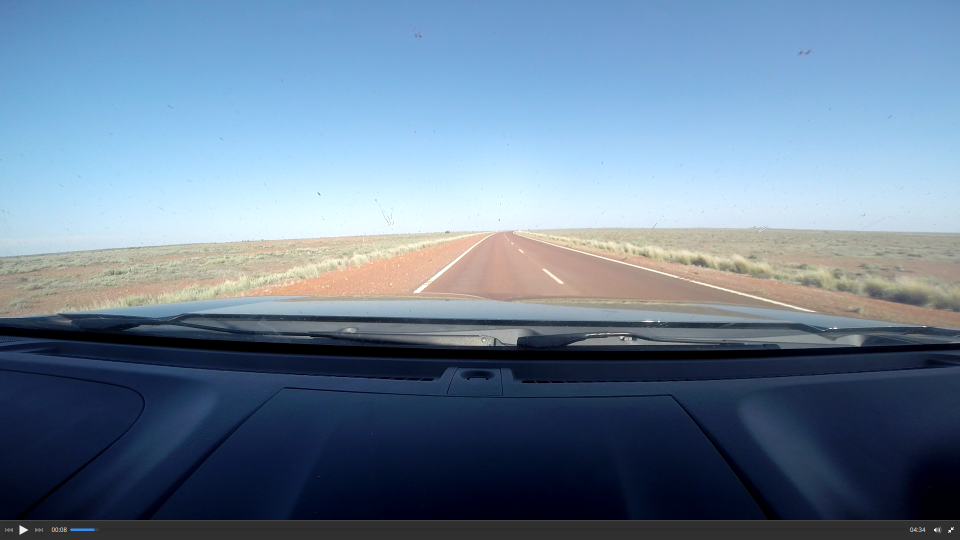
#> input picture test2.png, 1920 x 1080 px (shown at 1/2 size); its folder holds only this picture in this run
$ python -i new_python.py   (imports and definitions only)
#> lines starting #> are read from the running program, lines starting #| are printed output that depends on the picture; after the words box and inside, x2 and y2 are one past the last pixel; in counts of white or black regions, pixels touching at a corner belong together
#> further down, picture is the input picture: shape (1080, 1920, 3); mean B, G, R 150.3, 127.5, 105.5
import matplotlib.pyplot as plt
import numpy as np
import math
import sys
import cv2
from moviepy.editor import VideoFileClip
from IPython.display import HTML
#from __future__ import print_function


def region_of_interest( img, vertices):
    # Define a blank matrix that matches the image height/width.
    mask = np.zeros_like(img)
    # Create a match color with the same color channel counts.
    match_mask_color = 255
    # Fill inside the polygon
    cv2.fillPoly(mask, vertices, match_mask_color)
    # Returning the image only where mask pixels match
    masked_image = cv2.bitwise_and(img, mask)
    return masked_image

def draw_lines( img, lines, color=[255, 0, 255], thickness=5):
    # If there are no lines to draw, exit.
    if lines is None:
        return

    # Create a blank image that matches the original in size.
    line_img = np.zeros(
        (
            img.shape[0],
            img.shape[1],
            3
        ),
        dtype=np.uint8,
    )

    # Loop over all lines and draw them on the blank image.
    for line in lines:
        for x1, y1, x2, y2 in line:
            cv2.line(line_img, (x1, y1), (x2, y2), color, thickness)

    # Merge the image with the lines onto the original.
    img = cv2.addWeighted(img, 0.8, line_img, 1.0, 0.0)

    # Return the modified image.
    return img
def find_pt_inline(p1, p2, y):
    """
    point-slope formula in order to find a point that is present on the line
    that passes through our vanishing point (vp).
    input: points p1, p2, and y. They come is as tuples [x, y]
    using the point-slope formula: y - b = m(x - a)
    y: y-coordinate of desired point on the line
    x: x-coordinate of desired point on the line
    m: slope
    b: y-coordinate of p1
    a: x-coodrinate of p1
    x = p1x + (1/m)(y - p1y)
    """
    m_inv = (p2[0] - p1[0]) / float(p2[1] - p1[1])
    delta_y = (y - p1[1])
    x = p1[0] + m_inv * delta_y
    return [x, y]


def detectLines( image):
    # Read in the image and print some stats

    #region of interests 333
    corners = [(985, 465), (800, 582),(1200, 582)]


    # plt.imshow(cropped_image)
    plt.show()

    #add greyscale
    gray = cv2.cvtColor(image, cv2.COLOR_BGR2GRAY)
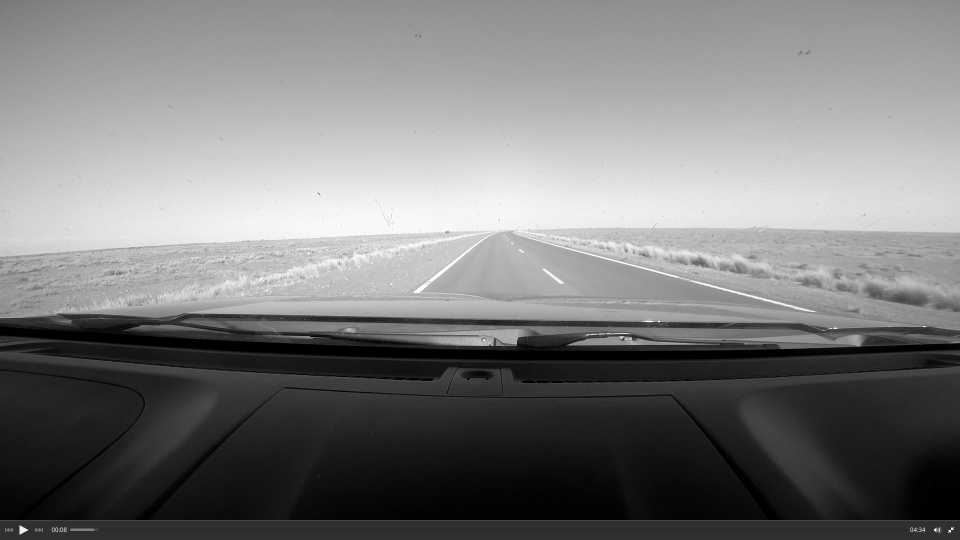
#> gray: shape (1080, 1920) (shown at 1/2 size); min 0, max 255, mean 123.5

    #add canny detection with guassian blur
    kernel_size = 11
    blur_gray = cv2.GaussianBlur(gray,(kernel_size, kernel_size), 0)


    low_threshold = 15
    high_threshold = 40
    edges = cv2.Canny(blur_gray, low_threshold, high_threshold)
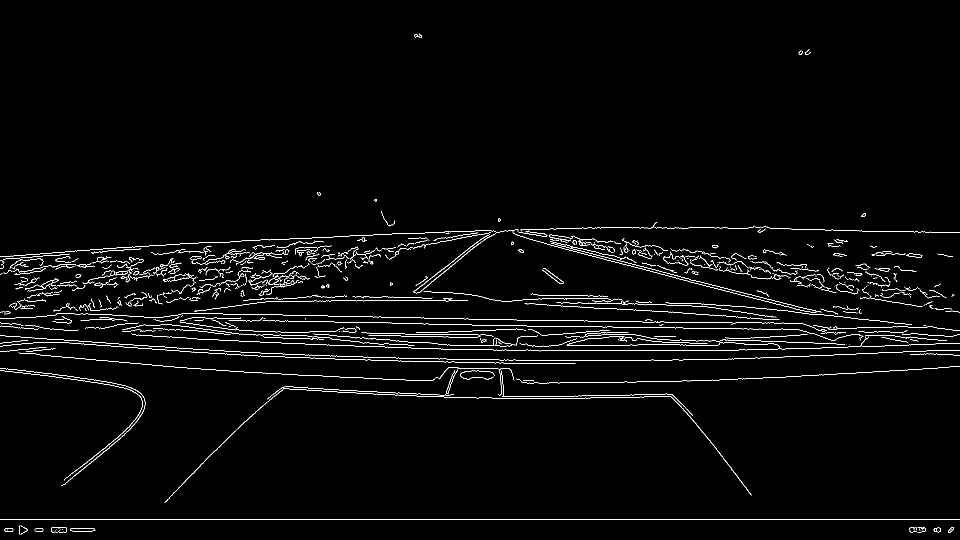
#> edges: shape (1080, 1920) (shown at 1/2 size); 2.1% white in thin lines or dots
    #plt.imshow(edges, cmap='gray')
    #plt.show()


    cropped_image = region_of_interest(edges, np.array([corners],np.int32))
#> in region_of_interest, `cv2.fillPoly(mask, vertices, match_mask_color)`:
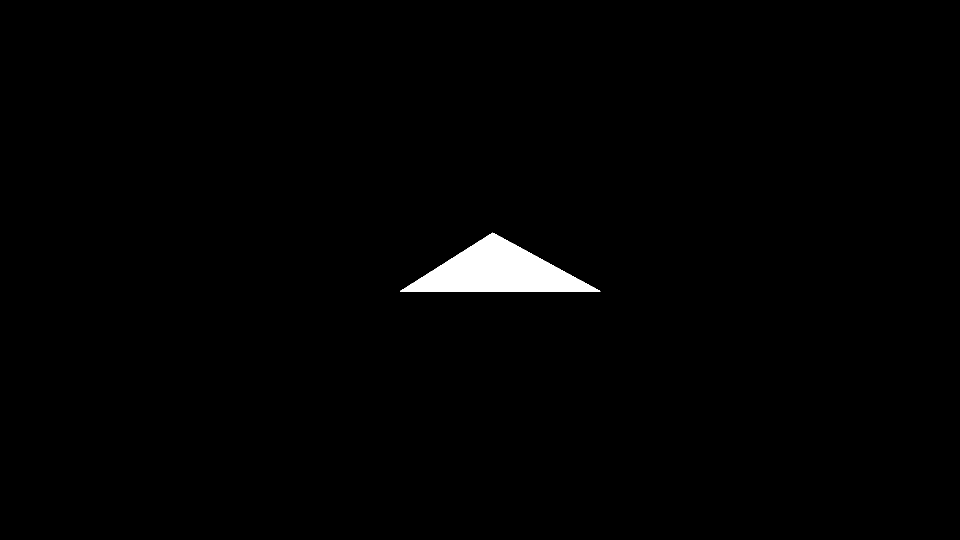
#> mask: shape (1080, 1920) (shown at 1/2 size); 1.1% white; 1 white region, box (x1, y1, x2, y2) and area: (800, 465, 1201, 583) 23801
#> in region_of_interest, `masked_image = cv2.bitwise_and(img, mask)`:
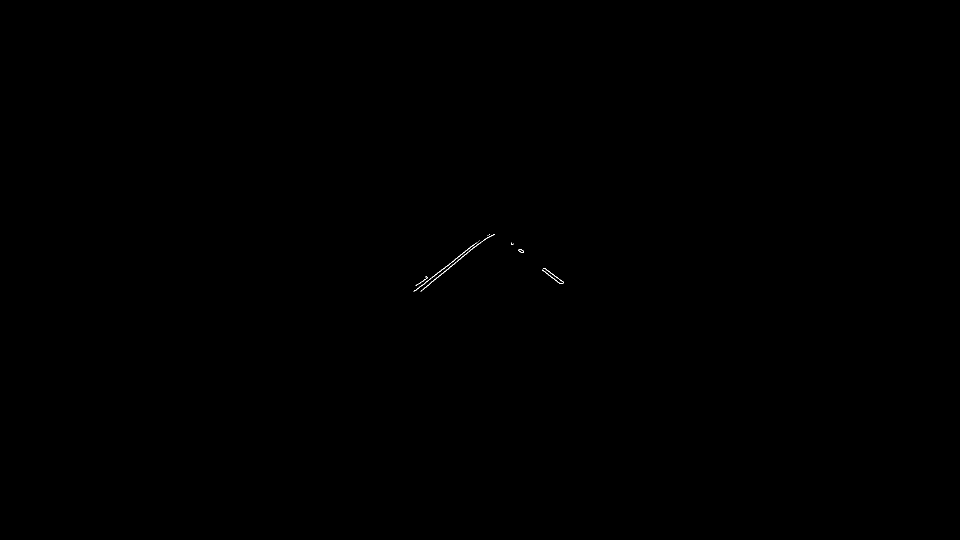
#> masked_image: shape (1080, 1920) (shown at 1/2 size); 0.03% white in thin lines or dots, all inside (x1, y1, x2, y2) = (827, 468, 1128, 583)
    # plt.imshow(cropped_image, cmap='gray')
    # plt.show()

    return cropped_image

left_line_x_pre = []
left_line_y_pre = []
right_line_x_pre = []
right_line_y_pre = []

point_one = 0
point_two = 0
point_three = 0
point_four=0
def estimateRoadCenter( image, raw_pic):
    lines_image = cv2.HoughLinesP(    image,
                                rho=3,
                                theta=np.pi /180,
                                threshold=25,
                                lines=np.array([]),
                                minLineLength=5,
                                maxLineGap=100
                            )
#> lines_image = [[842, 582, 975, 471], [830, 581, 956, 483], [1023, 489, 1118, 566], [1042, 498, 1047, 502], [1022, 486, 1126, 565], [949, 494, 978, 469], [832, 571, 854, 555], [900, 533, 974, 475], [1022, 487, 1127, 564], [934, 499, 989, 468]]


    # for x in range(0, len(lines_image)):
    #     for x1,y1,x2,y2 in lines_image[x]:
        #cv2.line(newimage,(x1,y1),(x2,y2),(0,255,0),5)

    lines_image = lines_image.astype('float32')
    #print(lines_image)

    # plt.imshow(newimage)
    # plt.show()

    left_line_x = []
    left_line_y = []
    right_line_x = []
    right_line_y = []


    for x in range(0, len(lines_image)):
     for x1,y1,x2,y2 in lines_image[x]:
         slope = (y2 - y1) / (x2 - x1)
         if math.fabs(slope) < 0.5: # <-- Only consider extreme slope
             continue
         if slope <= 0: # <-- If the slope is negative, left group.
             left_line_x.extend([x1, x2])
             left_line_y.extend([y1, y2])
         else: # <-- Otherwise, right group.
             right_line_x.extend([x1, x2])
             right_line_y.extend([y1, y2])
#> this loop made 10 passes
#> after the loop, left_line_x = [842, 975, 830, 956, 949, 978, 832, 854, 900, 974, 934, 989]; left_line_y = [582, 471, 581, 483, 494, 469, 571, 555, 533, 475, 499, 468]; right_line_x = [1023, 1118, 1042, 1047, 1022, 1126, 1022, 1127]; right_line_y = [489, 566, 498, 502, 486, 565, 487, 564]

    global right_line_x_pre
    global right_line_y_pre
    if len(right_line_x)==0 or len(right_line_y)==0:

        right_line_x = right_line_x_pre
        right_line_y = right_line_y_pre
    else:
        right_line_x_pre = right_line_x
#> right_line_x_pre = [1023, 1118, 1042, 1047, 1022, 1126, 1022, 1127]
        right_line_y_pre = right_line_y
#> right_line_y_pre = [489, 566, 498, 502, 486, 565, 487, 564]


    min_y = 500 # <-- Just below the horizon
    max_y = 610 # <-- The bottom of the image

   # print(right_line_x, right_line_y, left_line_x, left_line_y)

    poly_left = np.poly1d(np.polyfit(left_line_y,left_line_x, 1))

    left_x_start = int(poly_left(max_y))
#> left_x_start = 790
    left_x_end = int(poly_left(min_y))
#> left_x_end = 938

    poly_right = np.poly1d(np.polyfit(right_line_y,right_line_x, 1))

    right_x_start = int(poly_right(max_y))
#> right_x_start = 1181
    right_x_end = int(poly_right(min_y))
#> right_x_end = 1040

#    line_image = draw_lines(
#                        raw_pic,
#                                    [[
#                                    [left_x_start, max_y, left_x_end, min_y],
#                                    [right_x_start, max_y, right_x_end, min_y],
#                                    ]],
#                        thickness=2,
#                        )
    line_image = np.copy(raw_pic)

    output = []
    output.append(line_image)
    output_lines = [[left_x_start, max_y],
                [left_x_end, min_y],
                [right_x_start, max_y],
                [right_x_end, min_y]]
#> output_lines = [[790, 610], [938, 500], [1181, 610], [1040, 500]]


    vp_x = (left_x_end + right_x_end)/2
#> vp_x = 989
    vp = [988,460] #vanishing point
    #print vp
    top = vp[1] + 35
    bot = max_y
    width = 500

    # Find point trapezoid the planar homoargy
    p1 = [vp[0] - width/2, top]
    p2 = [vp[0] + width/2, top]
    p3 = find_pt_inline(p2, vp, bot)
    p4 = find_pt_inline(p1, vp, bot)
    height, width = image.shape
#> height = 1080; width = 1920
    #print width,height


    #define source and destination points
    src_pts = np.float32([p1, p2, p3, p4])# Source points
    dst_pts = np.float32([[0, 0], [width, 0],
                        [width ,height],
                    [0, height]])


    min_y_lane = 515 # <-- Min lane polygon height end pt
    max_y_lane = 600 # <-- The bottom of the image

    point_1 = [left_x_start,max_y_lane]
#> point_1 = [790, 600]
    point_2 = [right_x_start, max_y_lane]
#> point_2 = [1181, 600]
    point_3 = find_pt_inline([left_x_start,max_y], [left_x_end,min_y], min_y_lane)
#> point_3 = [917.8, 515]
    point_4 = find_pt_inline([right_x_start,max_y], [right_x_end,min_y], min_y_lane)
#> point_4 = [1059.2, 515]
# [7 lines of commented-out code are left out]
    global point_one
    global point_two
    global point_three
    global point_four

    alpha = 0.9
    if (point_one== 0 or point_two ==0 or point_three==0 or point_four==0):
        point_one = point_1
#> point_one = [790, 600]
        point_two = point_2
#> point_two = [1181, 600]
        point_three = point_3
#> point_three = [917.8, 515]
        point_four = point_4
#> point_four = [1059.2, 515]

    point_one[0] = (1-alpha)*point_1[0]+alpha*point_one[0]
    point_two[0]= (1-alpha)*point_2[0]+alpha*point_two[0]
    point_three[0] = (1-alpha)*point_3[0]+alpha*point_three[0]
    point_four[0] = (1-alpha)*point_4[0] +alpha*point_four[0]

    lane_lpf= np.array([point_one,point_two,point_four,point_three])
#> lane_lpf = [[790, 600], [1181, 600], [1059.2, 515], [917.8, 515]]
    lane_raw = np.array([point_1,point_2,point_4,point_3])
#> lane_raw has the same summary as lane_lpf
    #draw Trapezoid
    #plt.figure(2)

    cv2.polylines(line_image, [lane_lpf.astype(np.int32)],True, (0,200,200), thickness=2)
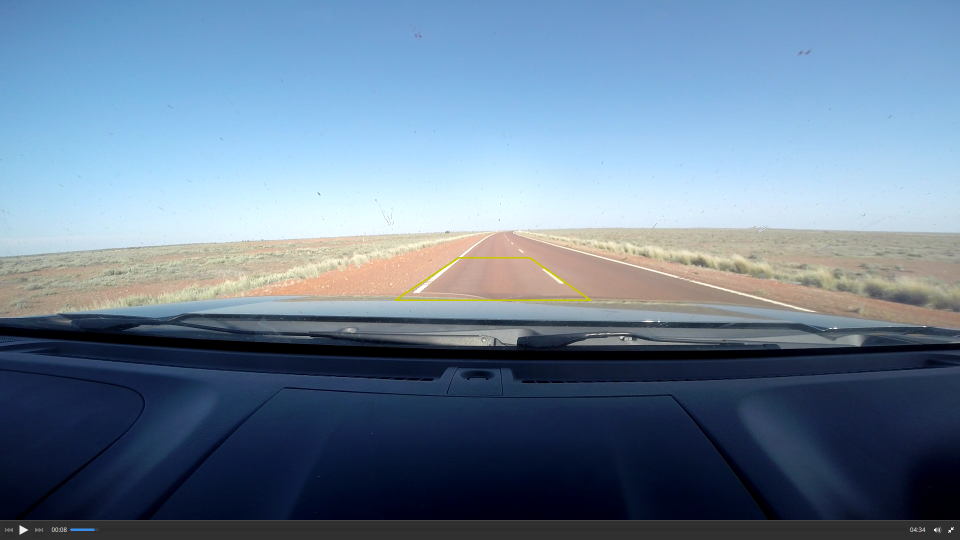
#> line_image: shape (1080, 1920, 3) (shown at 1/2 size); 0.12% of pixels changed, all inside (x1, y1, x2, y2) = (789, 514, 1183, 602)
    # [6 lines of commented-out code are left out]
    M = cv2.getPerspectiveTransform(src_pts, dst_pts)
    warped = cv2.warpPerspective(raw_pic, M,(width,height))
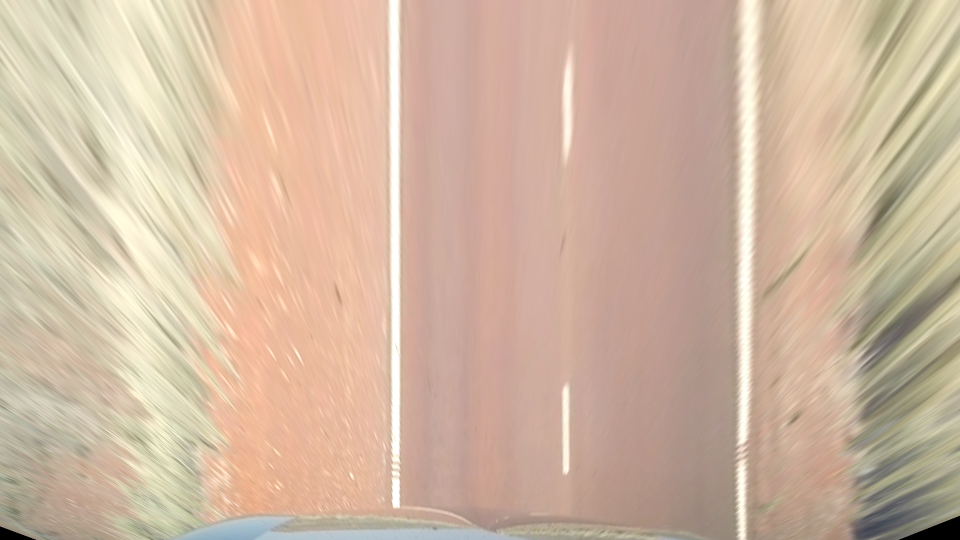
#> warped: shape (1080, 1920, 3) (shown at 1/2 size); mean B, G, R 161.4, 182.6, 208.2

    warped_line = cv2.warpPerspective(line_image, M,(width,height))
    output.append(warped)
    output.append(warped_line)
    #figure(2)

    #plt.show()
    return output

def process_image(image):
    #raw_image = cv2.imread(image,1)
    cropped_image = detectLines(image)
    result_image = estimateRoadCenter(cropped_image, image)
#> result_image = 3 items
    return result_image[2]
def process_image_lines(image):
    #raw_image = cv2.imread(image,1)
    cropped_image = detectLines(image)
    result_image = estimateRoadCenter(cropped_image, image)
    return result_image[0]

# [9 lines not run here, left out]


>>> import cv2
>>> picture = cv2.imread('test2.png')
>>> result = process_image(picture)

$ run again, on test222.png
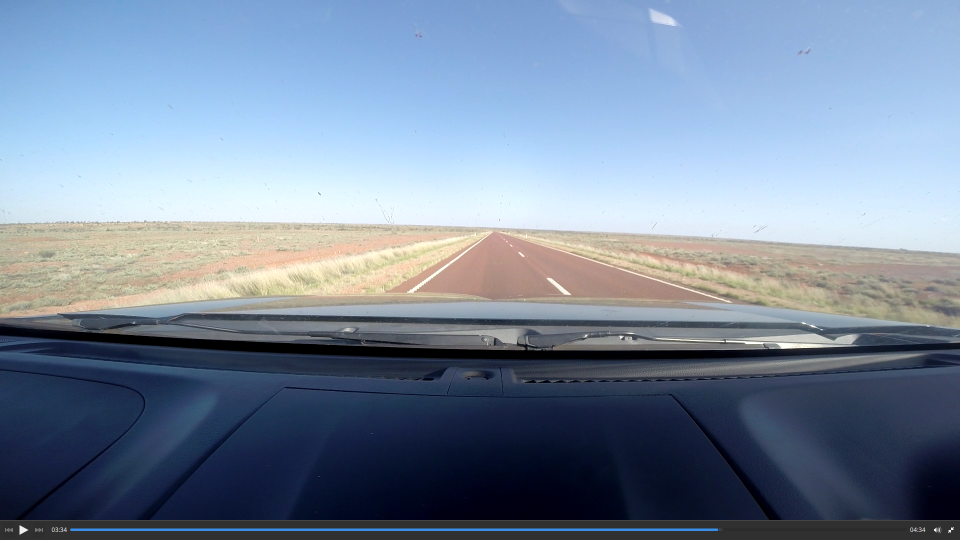
#> input picture test222.png, 1920 x 1080 px (shown at 1/2 size)
#> picture is the input picture: shape (1080, 1920, 3); mean B, G, R 157.2, 136.3, 120
#> in detectLines, `edges = cv2.Canny(blur_gray, low_threshold, high_threshold)`:
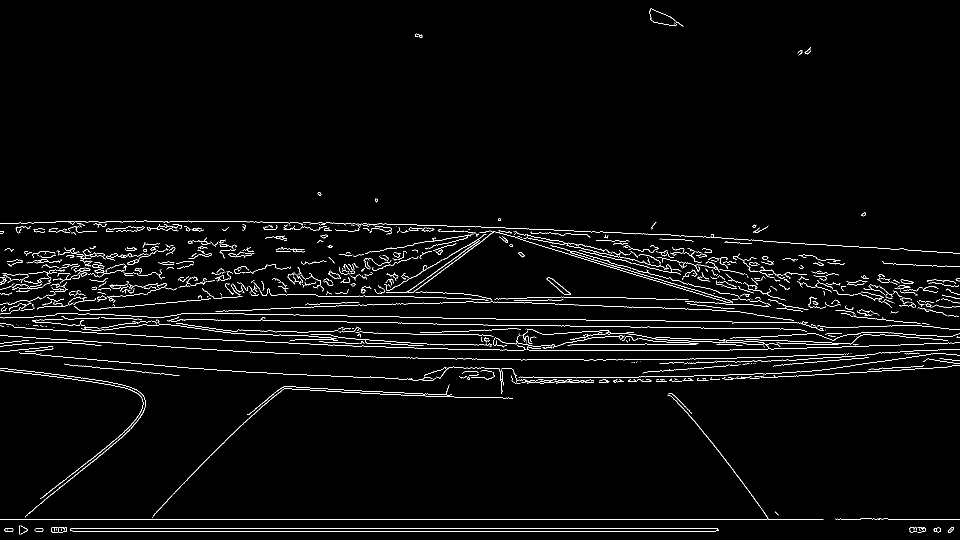
#> edges: shape (1080, 1920) (shown at 1/2 size); 2.5% white in thin lines or dots
#> mask: shape (1080, 1920); 1.1% white; 1 white region, box (x1, y1, x2, y2) and area: (800, 465, 1201, 583) 23801
#> masked_image: shape (1080, 1920); 0.03% white in thin lines or dots, all inside (x1, y1, x2, y2) = (815, 465, 1136, 583)
#> lines_image = 13 rows, first 6: [816, 582, 955, 484], [844, 570, 964, 482], [1011, 481, 1094, 556], [1093, 558, 1121, 582], [900, 522, 966, 480], [1098, 555, 1135, 582]
#> the loop in estimateRoadCenter, `for x in range(0, len(lines_image)):` made 13 passes
#> after the loop in estimateRoadCenter, `for x in range(0, len(lines_image)):`: left_line_x = [816, 955, 844, 964, 900, 966, 927, 973, 840, 873, 831, 985]; left_line_y = [582, 484, 570, 482, 522, 480, 502, 475, 573, 550, 581, 465]; right_line_x = [1011, 1094, 1093, 1121, 1098, 1135, 1015, 1097, 1014, 1044, 1024, 1124, 999, 1096]; right_line_y = [481, 556, 558, 582, 555, 582, 481, 555, 485, 513, 492, 573, 474, 555]
#> right_line_x_pre has the same summary as right_line_x
#> right_line_y_pre has the same summary as right_line_y
#> left_x_start = 786
#> left_x_end = 936
#> right_x_start = 1160
#> right_x_end = 1032
#> output_lines = [[786, 610], [936, 500], [1160, 610], [1032, 500]]
#> vp_x = 984
#> point_1 = [786, 600]
#> point_2 = [1160, 600]
#> point_3 = [915.5, 515]
#> point_4 = [1049.5, 515]
#> point_one = [786, 600]
#> point_two = [1160, 600]
#> point_three = [915.5, 515]
#> point_four = [1049.5, 515]
#> lane_lpf = [[786, 600], [1160, 600], [1049.5, 515], [915.5, 515]]
#> lane_raw has the same summary as lane_lpf
#> line_image: shape (1080, 1920, 3); 0.12% of pixels changed, all inside (x1, y1, x2, y2) = (785, 514, 1162, 602)
#> in estimateRoadCenter, `warped = cv2.warpPerspective(raw_pic, M,(width,height))`:
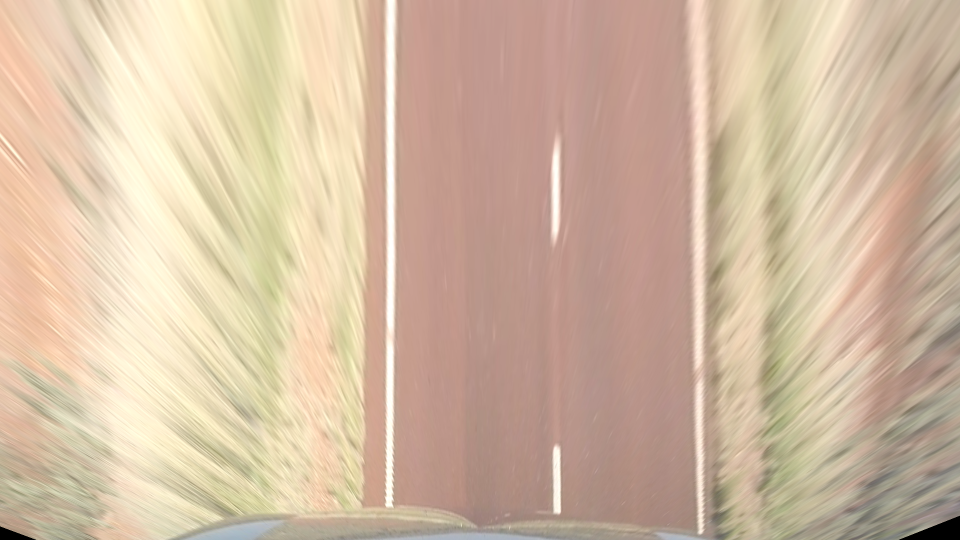
#> warped: shape (1080, 1920, 3) (shown at 1/2 size); mean B, G, R 162.3, 186.1, 210.2
#> result_image = 3 items
